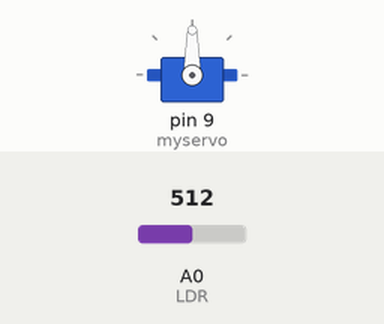
The sketch below on a simulated Arduino Uno, built with avr-gcc and run on an emulated ATmega328P. On the bench: servo. The test bench sets the inputs (shaded band); at power-on: A0 (LDR) = 512.

Above: at 1.2 s.
1.3 s: A0 (LDR) set to 716
At 2.5 s:
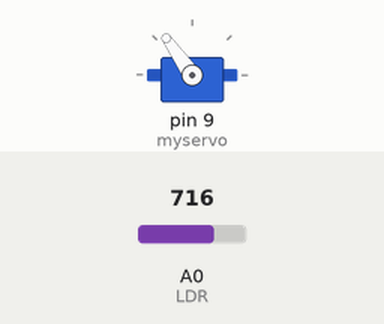
2.8 s: A0 (LDR) set to 900
At 3.9 s:
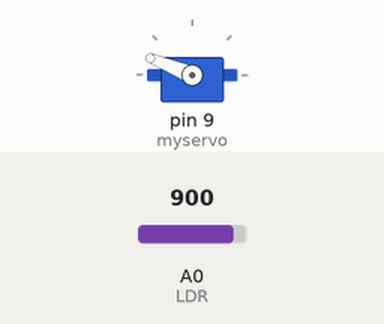
4.3 s: A0 (LDR) set to 1023
At 5.2 s:
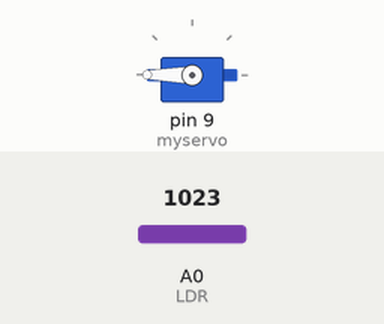
5.8 s: A0 (LDR) set to 306
At 6.5 s:
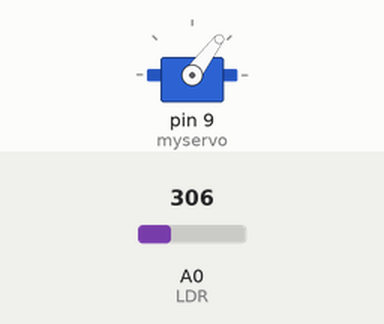
7.3 s: A0 (LDR) set to 122
At 7.8 s:
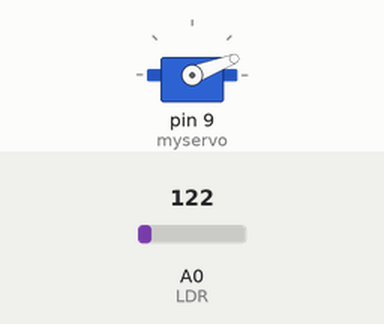
Timing chart, 0 to 9.8 s (numbered marks = the images above; inputs shaded):
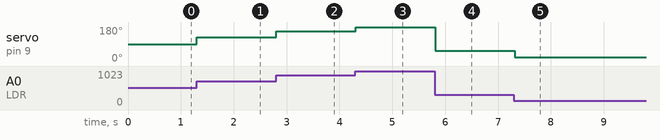

Measured:
- after the input at 1.3 s, servo on pin 9 (myservo): 90° → 125° at once
- after the input at 2.8 s, servo on pin 9 (myservo): 125° → 158° at once
- after the input at 4.3 s, servo on pin 9 (myservo): 158° → 180° at once
- after the input at 5.8 s, servo on pin 9 (myservo): 180° → 53° at once
- after the input at 7.3 s, servo on pin 9 (myservo): 53° → 21° at once

The sketch:

Source_Code.ino
```cpp
/*  LDR With Servo Motor
 *
 *  GitHub URL - https://github.com/narayanvyas/Arduino-LDR-With-Servo-Motor
 *
 *  Developed By Web Dev Fusion
 *  URL - https://www.webdevfusion.com
 *
 *  Components
 *  ----------
 *   - Arduino Uno
 *   - LDR
 *   - Jumper Wires
 *   - Breadboard / PCB
 *   - Servo Motor
 *   - 10k Ohm Resistors
 *
 *  Libraries
 *  ---------
 *  None
 *
 */

#include<Servo.h>  //Servo Header Files

Servo myservo;  //Creating Servo Object

void setup() {
  myservo.attach(9);  //Attaching Servo to Pin 9
}

void loop() {
  int lightValue = analogRead(A0);  //Reading LDR Value
  lightValue = map(lightValue, 0, 1023, 0, 180);  // Mapping LDR Value to Servo Value (0-180)
  myservo.write(lightValue);
  delay(100);
}
```
